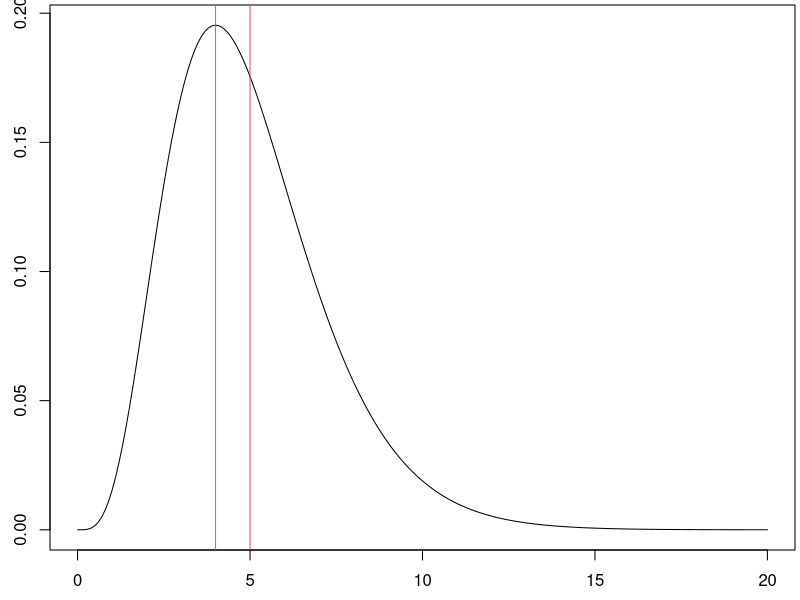
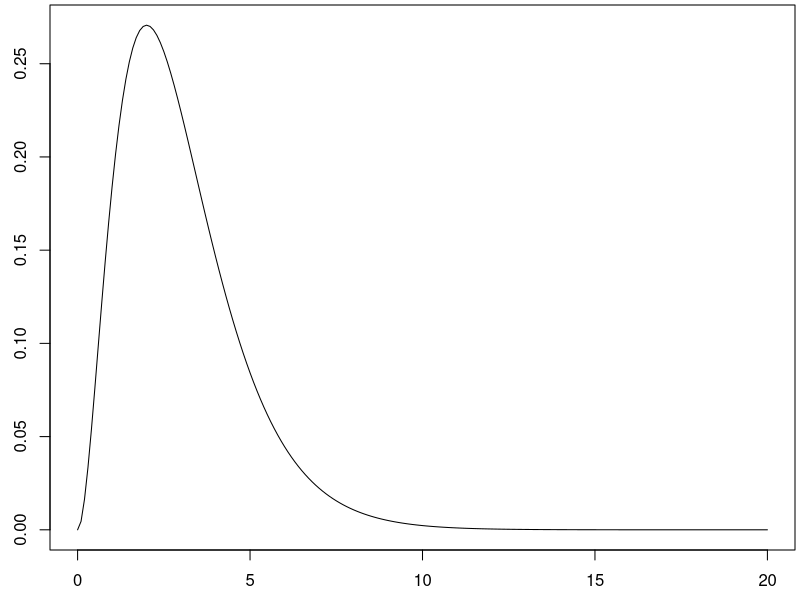
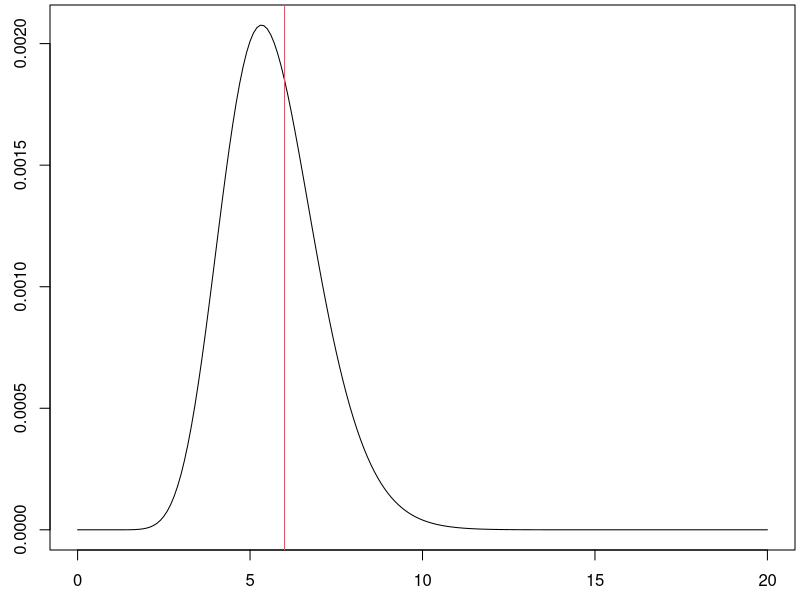

These figures' R source, in order:
p <- function(x,lambda=2){
  # x must be a whole number
  (lambda^x/factorial(x))*exp(-lambda)
}

#prob. of 4 huricanes when lambda is 2
p(4)
p(4,2)
#prob. of 5 huricanes when lambda is 2
p(5)
p(5,2)
#prob. of 2 huricanes when lambda is 2
p(2)
p(2,2)


#prob. of x=4,5,or 2 huricanes when lambda is 2
p(4,2)
p(5,2)
p(2,2)
#prob. of x=4,5,or 2 huricanes when lambda is 5
p(4,5)
p(5,5)
p(2,5)
#prob. of x=4,5,or 2 huricanes when lambda is 1
p(4,1)
p(5,1)
p(2,1)




p.3v1 <- function(x,lambda=2){
  # each element of x must be a whole number
  prod((lambda^x/factorial(x))*exp(-lambda))
}

p.3v2 <- function(x1,x2,x3,lambda=2){
  # x1, x2, and x3 must be whole numbers
  (lambda^(x1+x2+x3)/(factorial(x1)*factorial(x2)*factorial(x3)))*exp(-3*lambda)
}


p.3v1(c(4,4,8))
p.3v2(4,4,8)
p(4)*p(4)*p(8)


p.3v1(c(2,5,3))
p.3v1(c(4,4,8),5)
p.3v1(c(4,4,8),1)
p.3v1(c(4,4,8),10)




L <- function(lambda,x=4){
  # x must be a whole number
  (lambda^x/factorial(x))*exp(-lambda)
}

lambda <- seq(0,20,0.1)
par(mar=c(2.5,2.5,0.25,0.25))
plot(lambda,L(lambda,4),type='l')
abline(v=4,col=2)
abline(v=5,col=2)

lambda <- seq(0,20,0.1)
par(mar=c(2.5,2.5,0.25,0.25))
plot(lambda,L(lambda,2),type='l')


L2 <- function(lambda,x1=4,x2=4,x3=8){
  (lambda^(x1+x2+x3)/(factorial(x1)*factorial(x2)*factorial(x3)))*exp(-3*lambda)
}

lambda <- seq(0,20,0.1)
par(mar=c(2.5,2.5,0.25,0.25))
plot(lambda,L2(lambda),type='l')
abline(v=6,col=2)